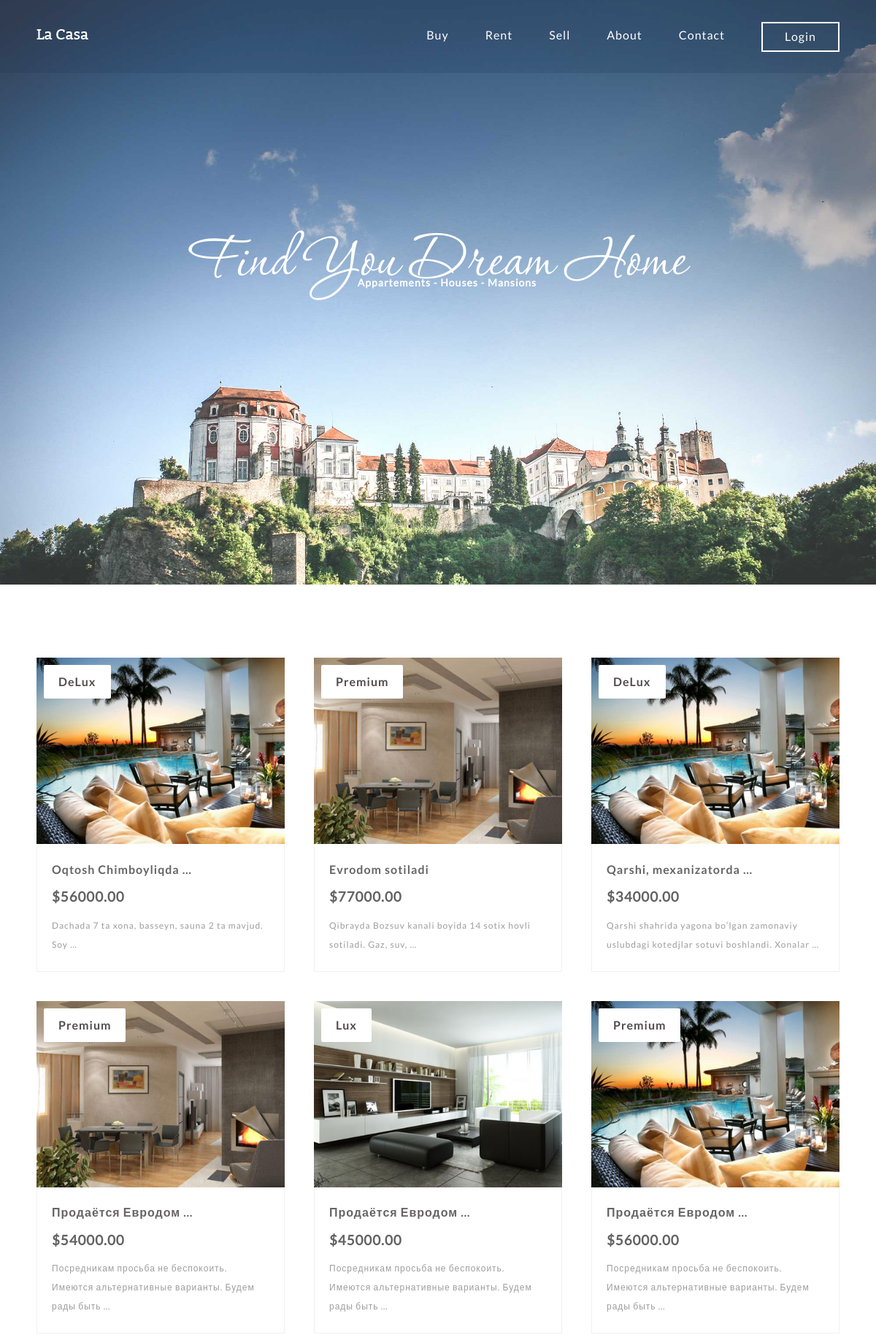
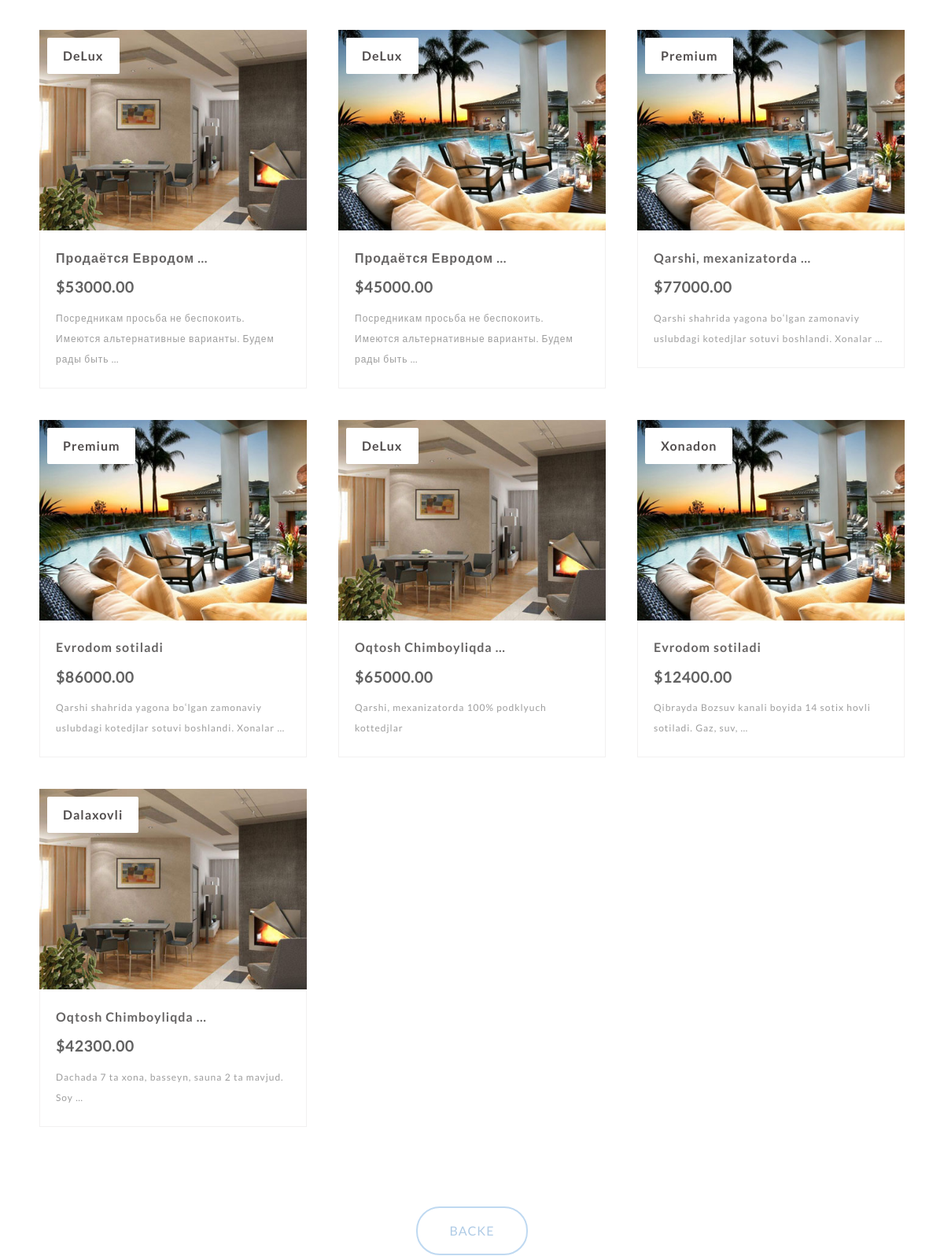
The page /listing/ (upper part) on the database its author committed (2 pictures, top to bottom).
### main/models.py (models this page shows, shortened)
class Home(models.Model):
    title = models.CharField(max_length=50, verbose_name="Sarlavxa")
    description = models.TextField(verbose_name="Batafsil")
    price = models.DecimalField(max_digits=10, decimal_places=2, verbose_name="Narxi")
    image = models.ImageField(upload_to="home/", verbose_name="Rasm")
    category = models.ForeignKey(Category, on_delete=models.CASCADE, verbose_name="Kategorya")

class Category(models.Model):
    name = models.CharField(max_length=50, unique=True, verbose_name="Kategorya")
    slug = models.SlugField(null=True, blank=True, max_length=60, verbose_name="Sulg")

### main/views.py (the view)
# urls.py: path('listing/', views.listing, name='listing'),
def listing(request):
    categories = models.Category.objects.all()
    homes = models.Home.objects.all()
    context ={
        'categories': categories,
        'homes': homes,
    }
    return render(request, 'houses/listing.html', context)

### templates/houses/listing.html (shortened to what this page needs)
<!DOCTYPE html>
{% load static %}
<html lang="en">
<head>
	{% include 'components/_styles.html' %}
</head>
<body>
	<section class="hero">
		<header>
			<div class="wrapper">
				<a href="{% url 'home_page' %}"><img src="{% static 'img/logo.png' %}" class="logo" alt="" titl=""/></a>
				<nav>
					<ul>
						<li><a href="#">Buy</a></li>
						<li><a href="#">Rent</a></li>
						<li><a href="#">Sell</a></li>
						<li><a href="#">About</a></li>
						<li><a href="#">Contact</a></li>
					</ul>
					<a href="#" class="login_btn">Login</a>
				</nav>
			</div>
		</header>
			<section class="caption">
				<h2 class="caption">Find You Dream Home</h2>
				<h3 class="properties">Appartements - Houses - Mansions</h3>
			</section>
	</section>
<section class="listings">
    <div class="wrapper">
        <ul class="properties_list">
            {% for home in homes %}
            <li>
                <a href="{% url 'detail' home.id  %}">
                    <img src="{{ home.image.url }}" alt="" title="" class="property_img"/>
                </a>
                <span class="price">{{home.category.name}}</span>
                <div class="property_details">
                    <h1>
                        <a href="{% url 'detail' home.id  %}">{{home.title| truncatewords:2}}</a>
                    </h1>
                    <h3><h3><span>${{home.price}}</span></h3></h3>
                    <h2>{{home.description| truncatewords:10}}</h2>
                </div>
            </li>
            {% endfor %}
        </ul>
        <div class="more_listing">
            <a href="{% url 'home_page' %}" class="more_listing_btn">Backe</a>
        </div>
    </div>
</section>
</body>
</html>

### templates/components/_styles.html
{% load static %}
<link rel="stylesheet" type="text/css" href="{% static 'css/reset.css' %}">
<link rel="stylesheet" type="text/css" href="{% static 'css/responsive.css' %}">

### templates/components/_scripts.html (shortened to what this page needs)
{% load static %}

### static/css/responsive.css (style rules this page uses)
body { background: #fff; }
.wrapper { max-width: 1100px; margin: 0 auto; position: relative; }
h1, h2, h3, h4, h5 ,h6 { color: #626262; font-family: "lato-regular", Helvetica, Arial, sans-serif; letter-spacing: 1px; }
h1 { font-size: 2em; margin: .67em 0 }
h2 { font-size: 1.5em; margin: .75em 0 }
h3 { font-size: 1.17em; margin: .83em 0 }
h1, h2, h3, h4, h5, h6 { font-weight: bolder }
header { width: 100%; height: 100px; background: rgba(28, 54, 85, .2); }
header .logo { margin-top: 40px; float: left; }
header nav { float: right; opacity: 1; }
header nav ul { margin-top: 40px; list-style: none; overflow: hidden; float: left; }
header nav ul li { float: left; margin-left: 50px; }
header nav ul li a, header nav .login_btn { text-decoration: none; color: #fff; font-family: "lato-regular", Helvetica, Arial, sans-serif; font-size: 16px; letter-spacing: 1px; }
header nav .login_btn { float: right; margin: 30px 0 0 50px; padding: 10px 30px 11px 30px; border: 2px solid #ffffff; background: transparent; transition: background .1s linear; -webkit-transition: background .1s linear; -moz-transition: background .1s linear; -o-transition: background .1s linear; }
.hero { width: 100%; height: 900px; position: relative; background: url('../img/hero.jpg') no-repeat bottom center; background-size: cover; -webkit-background-size: cover; -moz-background-size: cover; -o-background-size: cover; }
.hero .caption { width: 100%; position: absolute; text-align: center; top: 50%; margin-top: -105px; z-index: 10; }
.hero .caption h2 { color: #fff; font-family: "p22_corinthia", Helvetica, Arial, sans-serif; font-size: 100px; font-weight: lighter; margin: 0; position: relative; display: block; }
.hero .caption h3 { color: #fff; font-family: "lato-regular", Helvetica, Arial, sans-serif; font-size: 14px; margin: -15px 0 0 25px; left: 1px; }
.listings { padding: 100px 0; }
.listings ul.properties_list { list-style: none; overflow: hidden; }
.listings ul.properties_list li { display: block; width: 30.90909090909091%; height: auto; position: relative; float: left; margin: 0 3.636363636363636% 3.636363636363636% 0; }
.listings ul.properties_list li img.property_img { width: 100%; height: auto!important; vertical-align: top; }
.listings ul.properties_list li .price { position: absolute; top: 10px; left: 10px; padding: 15px 20px; background: #ffffff; color: #514d4d; font-family: "lato-bold", Helvetica, Arial, sans-serif; font-size: 16px; font-weight: bold; letter-spacing: 1px; border-radius: 2px; -webkit-border-radius: 2px; -moz-border-radius: 2px; -o-border-radius: 2px; }
.listings ul.properties_list li:nth-child(3n+0) { margin-right: 0; }
.listings ul li .property_details { width: 87.64705882352941%; padding: 2.941176470588235% 5.882352941176471% 4.117647058823529% 5.882352941176471%; border-bottom: 1px solid #f2f1f1; border-left: 1px solid #f2f1f1; border-right: 1px solid #f2f1f1; transition: all .2s linear; -webkit-transition: all .2s linear; -moz-transition: all .2s linear; -o-transition: all .2s linear; }
.listings ul li .property_details h1 { color: #666464; font-family: "lato-bold", Helvetica, Arial, sans-serif; font-size: 16px!important; font-weight: bold; margin-bottom: 5px; line-height: 28px; }
.listings ul li .property_details h1 a { text-decoration: none; color: #666464; }
.listings ul li .property_details h2 { color: #9d9d9d; font-family: "lato-regular", Helvetica, Arial, sans-serif; font-size: 12px; line-height: 26px; font-weight: normal; }
.listings .more_listing { display: block; width: 100%; text-align: center; margin: 84px 0 22px 0; }
.listings .more_listing_btn { text-decoration: none; padding: 20px 40px; border: 2px solid #bfd9f1; border-radius: 30px; -webkit-border-radius: 30px; -moz-border-radius: 30px; -o-border-radius: 30px; color: #afcbe6; font-family: "lato-regular", Helvetica, Arial, sans-serif; font-size: 16px; text-transform: uppercase; letter-spacing: 1px; text-align: center; transition: all .2s linear; -webkit-transition: all .2s linear; -moz-transition: all .2s linear; -o-transition: all .2s linear; }
@media (max-width:1500px) { .hero { height: 800px; } }

### rows shown on the page
Home: image (picture), category.name "DeLux", title "Oqtosh Chimboyliqda …", price "56000.00", description "Dachada 7 ta xona, basseyn, sauna 2 ta mavjud. Soy …"
Home: image (picture), category.name "Premium", title "Evrodom sotiladi", price "77000.00", description "Qibrayda Bozsuv kanali boyida 14 sotix hovli sotiladi. Gaz, suv, …"
Home: image (picture), category.name "DeLux", title "Qarshi, mexanizatorda …", price "34000.00", description "Qarshi shahrida yagona boʻlgan zamonaviy uslubdagi kotedjlar sotuvi boshlandi. Xonalar …"
Home: image (picture), category.name "Premium", title "Продаётся Евродом …", price "54000.00", description "Посредникам просьба не беспокоить. Имеются альтернативные варианты. Будем рады быть …"
Home: image (picture), category.name "Lux", title "Продаётся Евродом …", price "45000.00", description "Посредникам просьба не беспокоить. Имеются альтернативные варианты. Будем рады быть …"
Home: image (picture), category.name "Premium", title "Продаётся Евродом …", price "56000.00", description "Посредникам просьба не беспокоить. Имеются альтернативные варианты. Будем рады быть …"
Home: image (picture), category.name "DeLux", title "Продаётся Евродом …", price "53000.00", description "Посредникам просьба не беспокоить. Имеются альтернативные варианты. Будем рады быть …"
Home: image (picture), category.name "DeLux", title "Продаётся Евродом …", price "45000.00", description "Посредникам просьба не беспокоить. Имеются альтернативные варианты. Будем рады быть …"
Home: image (picture), category.name "Premium", title "Qarshi, mexanizatorda …", price "77000.00", description "Qarshi shahrida yagona boʻlgan zamonaviy uslubdagi kotedjlar sotuvi boshlandi. Xonalar …"
Home: image (picture), category.name "Premium", title "Evrodom sotiladi", price "86000.00", description "Qarshi shahrida yagona boʻlgan zamonaviy uslubdagi kotedjlar sotuvi boshlandi. Xonalar …"
Home: image (picture), category.name "DeLux", title "Oqtosh Chimboyliqda …", price "65000.00", description "Qarshi, mexanizatorda 100% podklyuch kottedjlar"
Home: image (picture), category.name "Xonadon", title "Evrodom sotiladi", price "12400.00", description "Qibrayda Bozsuv kanali boyida 14 sotix hovli sotiladi. Gaz, suv, …"
Home: image (picture), category.name "Dalaxovli", title "Oqtosh Chimboyliqda …", price "42300.00", description "Dachada 7 ta xona, basseyn, sauna 2 ta mavjud. Soy …"
